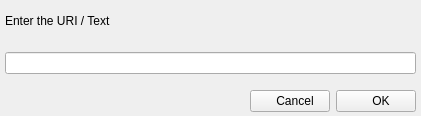
<?xml version="1.0" encoding="UTF-8"?>
<ui version="4.0">
 <class>frmNewURI</class>
 <widget class="QWidget" name="frmNewURI">
  <property name="geometry">
   <rect>
    <x>0</x>
    <y>0</y>
    <width>421</width>
    <height>116</height>
   </rect>
  </property>
  <property name="minimumSize">
   <size>
    <width>421</width>
    <height>116</height>
   </size>
  </property>
  <property name="maximumSize">
   <size>
    <width>421</width>
    <height>116</height>
   </size>
  </property>
  <property name="windowTitle">
   <string>frmNew</string>
  </property>
  <widget class="QWidget" name="verticalLayoutWidget">
   <property name="geometry">
    <rect>
     <x>0</x>
     <y>1</y>
     <width>421</width>
     <height>116</height>
    </rect>
   </property>
   <layout class="QVBoxLayout" name="verticalLayout">
    <item>
     <layout class="QHBoxLayout" name="horizontalLayout">
      <property name="leftMargin">
       <number>5</number>
      </property>
      <property name="topMargin">
       <number>5</number>
      </property>
      <property name="rightMargin">
       <number>5</number>
      </property>
      <property name="bottomMargin">
       <number>5</number>
      </property>
      <item>
       <widget class="QLabel" name="label">
        <property name="text">
         <string>Enter the URI / Text</string>
        </property>
       </widget>
      </item>
     </layout>
    </item>
    <item>
     <layout class="QHBoxLayout" name="horizontalLayout_2">
      <property name="leftMargin">
       <number>5</number>
      </property>
      <property name="topMargin">
       <number>5</number>
      </property>
      <property name="rightMargin">
       <number>5</number>
      </property>
      <property name="bottomMargin">
       <number>5</number>
      </property>
      <item>
       <widget class="QLineEdit" name="edtURI"/>
      </item>
     </layout>
    </item>
    <item>
     <layout class="QHBoxLayout" name="horizontalLayout_16">
      <property name="leftMargin">
       <number>5</number>
      </property>
      <property name="topMargin">
       <number>5</number>
      </property>
      <property name="rightMargin">
       <number>5</number>
      </property>
      <property name="bottomMargin">
       <number>5</number>
      </property>
      <item>
       <spacer name="horizontalSpacer">
        <property name="orientation">
         <enum>Qt::Horizontal</enum>
        </property>
        <property name="sizeHint" stdset="0">
         <size>
          <width>40</width>
          <height>20</height>
         </size>
        </property>
       </spacer>
      </item>
      <item>
       <widget class="QPushButton" name="btnCancel">
        <property name="text">
         <string>   Cancel</string>
        </property>
       </widget>
      </item>
      <item>
       <widget class="QPushButton" name="btnOK">
        <property name="text">
         <string>   OK</string>
        </property>
       </widget>
      </item>
     </layout>
    </item>
   </layout>
  </widget>
 </widget>
 <tabstops>
  <tabstop>edtURI</tabstop>
  <tabstop>btnOK</tabstop>
  <tabstop>btnCancel</tabstop>
 </tabstops>
 <resources/>
 <connections/>
</ui>
